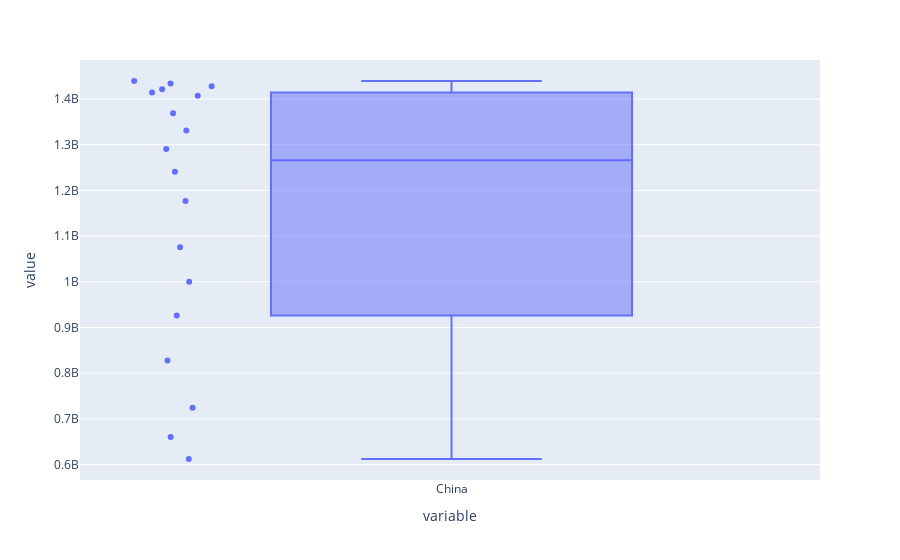

This figure's notebook cell:
### Code cell
px.box(df_poblacion['China'],points='all')

### Figure 1 — Plotly figure (JSON) as saved in the notebook; plotly's stock layout.template omitted (floating-point values rounded to 4 significant figures)
{"data": [{"alignmentgroup": "True", "boxpoints": "all", "hovertemplate": "variable=%{x}<br>value=%{y}<extra></extra>", "legendgroup": "", "marker": {"color": "#636efa"}, "name": "", "notched": false, "offsetgroup": "", "orientation": "v", "showlegend": false, "x": ["China", "China", "China", "China", "China", "China", "China", "China", "China", "China", "China", "China", "China", "China", "China", "China", "China", "China"], "x0": " ", "xaxis": "x", "y": [612241554, 660408056, 724218968, 827601394, 926240885, 1000089235, 1075589361, 1176883674, 1240920535, 1290550765, 1330776380, 1368810615, 1406847870, 1414049351, 1421021791, 1427647786, 1433783686, 1439323776], "y0": " ", "yaxis": "y", "type": "box"}], "layout": {"xaxis": {"anchor": "y", "domain": [0, 1], "title": {"text": "variable"}}, "yaxis": {"anchor": "x", "domain": [0, 1], "title": {"text": "value"}}, "legend": {"tracegroupgap": 0}, "margin": {"t": 60}, "boxmode": "group"}}
